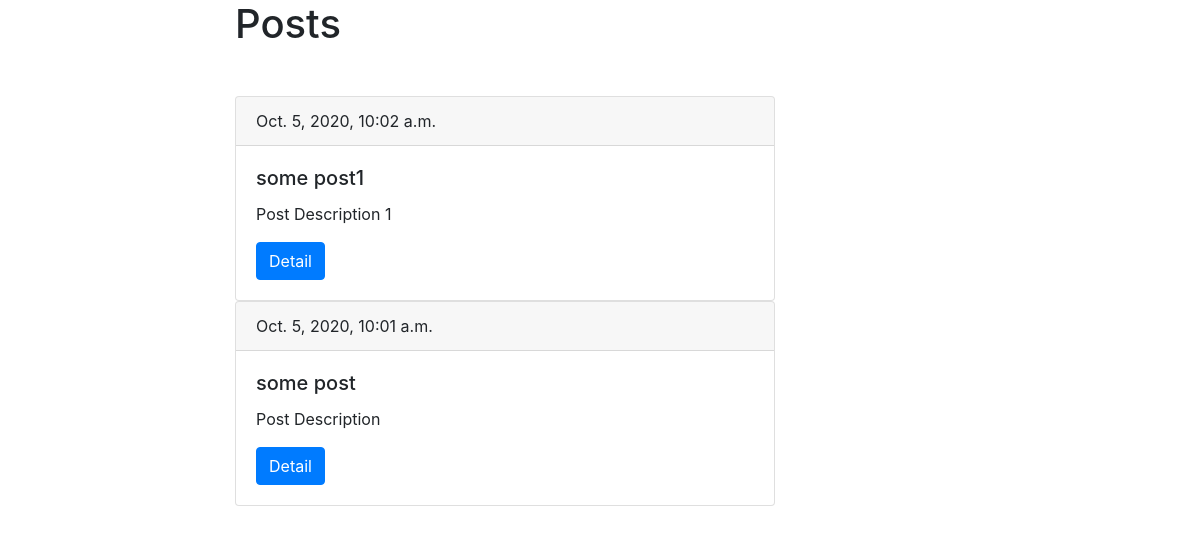
/posts/, run on the app's committed database.
### posts/models.py (models this page shows, shortened)
class Post(Comment):
    title = models.CharField(max_length=150,
                            verbose_name='Название поста')
    slug = models.SlugField(max_length=150,
                            verbose_name='Слаг поста')
    body = models.TextField(blank=True,
                            verbose_name='Описание поста')
    date_pub = models.DateTimeField(auto_now_add=True,
                                    verbose_name='Время создания поста')

### posts/views.py (the view)
# urls.py: path('', PostList.as_view(), name='post-list'),
class PostList(ListView):
    model = Post
    template_name = 'post_list.html'
    def get_queryset(self):
        return Post.objects.order_by('date_pub').reverse()

### posts/templates/post_list.html (shortened to what this page needs)
{% extends 'base.html' %}
            {%block content%}
            <h1 class="mb-5">Posts</h1>
            {% for post in object_list %}
            <div class="card">
                <div class="card-header">
                    {{ post.date_pub }}
                </div>
                <div class="card-body">
                  <h5 class="card-title">{{ post.title }}</h5>
                  <p class="card-text">{{ post.body }}</p>
                  <a href="{% url 'posts:post-detail' slug=post.slug %}" class="btn btn-primary">Detail</a>
                </div>
              </div>
              {% endfor %}
            {% endblock %}

### data on the page
Post: date_pub "Oct. 5, 2020, 10:02 a.m.", title "some post1", body "Post Description 1"
Post: date_pub "Oct. 5, 2020, 10:01 a.m.", title "some post", body "Post Description"
